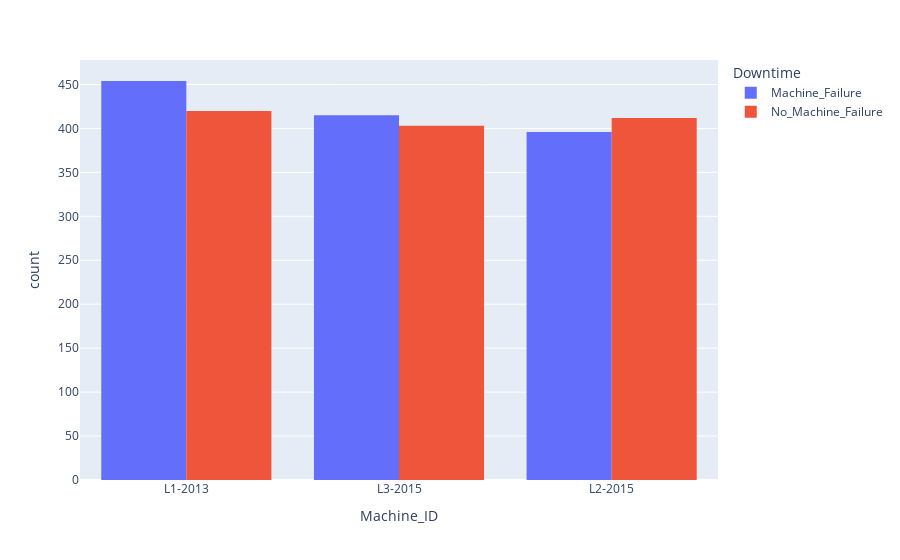

The notebook cell this image was saved under:
### Markdown cell above
Now that the dataset has been completed, let's step into understanding the numericals and categoricals values of the machine. What does and does not needs to be examine in this?

### Code cell
fig = px.histogram(df, x ='Machine_ID', color= 'Downtime', barmode='group')
fig

### Figure 1 — Plotly figure (JSON) as saved in the notebook; plotly's stock layout.template omitted (floating-point values rounded to 4 significant figures; data arrays with more than 128 entries replaced by an {"elided": "..."} marker saying what was removed)
{"data": [{"alignmentgroup": "True", "bingroup": "x", "hovertemplate": "Downtime=Machine_Failure<br>Machine_ID=%{x}<br>count=%{y}<extra></extra>", "legendgroup": "Machine_Failure", "marker": {"color": "#636efa", "pattern": {"shape": ""}}, "name": "Machine_Failure", "offsetgroup": "Machine_Failure", "orientation": "v", "showlegend": true, "type": "histogram", "x": {"elided": "1265 str values"}, "xaxis": "x", "yaxis": "y"}, {"alignmentgroup": "True", "bingroup": "x", "hovertemplate": "Downtime=No_Machine_Failure<br>Machine_ID=%{x}<br>count=%{y}<extra></extra>", "legendgroup": "No_Machine_Failure", "marker": {"color": "#EF553B", "pattern": {"shape": ""}}, "name": "No_Machine_Failure", "offsetgroup": "No_Machine_Failure", "orientation": "v", "showlegend": true, "type": "histogram", "x": {"elided": "1235 str values"}, "xaxis": "x", "yaxis": "y"}], "layout": {"barmode": "group", "legend": {"title": {"text": "Downtime"}, "tracegroupgap": 0}, "margin": {"t": 60}, "xaxis": {"anchor": "y", "domain": [0, 1], "title": {"text": "Machine_ID"}}, "yaxis": {"anchor": "x", "domain": [0, 1], "title": {"text": "count"}}}}
